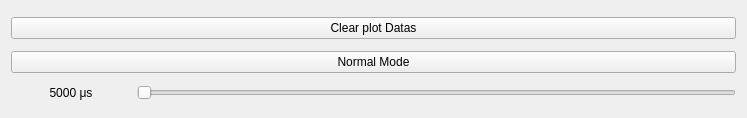
<?xml version="1.0" encoding="UTF-8"?>
<ui version="4.0">
 <class>ChartWidgetToolBar</class>
 <widget class="QWidget" name="ChartWidgetToolBar">
  <property name="geometry">
   <rect>
    <x>0</x>
    <y>0</y>
    <width>747</width>
    <height>118</height>
   </rect>
  </property>
  <property name="windowTitle">
   <string>Form</string>
  </property>
  <layout class="QVBoxLayout" name="verticalLayout" stretch="0,0,0">
   <property name="sizeConstraint">
    <enum>QLayout::SetMinimumSize</enum>
   </property>
   <item>
    <widget class="QPushButton" name="bClear">
     <property name="text">
      <string>Clear plot Datas</string>
     </property>
    </widget>
   </item>
   <item>
    <widget class="QPushButton" name="bToggleScopeMode">
     <property name="text">
      <string>Normal Mode</string>
     </property>
     <property name="checkable">
      <bool>true</bool>
     </property>
    </widget>
   </item>
   <item>
    <layout class="QHBoxLayout" name="horizontalLayout" stretch="1,5">
     <property name="sizeConstraint">
      <enum>QLayout::SetFixedSize</enum>
     </property>
     <item>
      <widget class="QLabel" name="sliderLabel">
       <property name="text">
        <string>5000 μs</string>
       </property>
       <property name="alignment">
        <set>Qt::AlignCenter</set>
       </property>
      </widget>
     </item>
     <item>
      <widget class="QSlider" name="sSlider">
       <property name="toolTip">
        <string>Scope Range</string>
       </property>
       <property name="orientation">
        <enum>Qt::Horizontal</enum>
       </property>
      </widget>
     </item>
    </layout>
   </item>
  </layout>
 </widget>
 <resources/>
 <connections/>
</ui>
